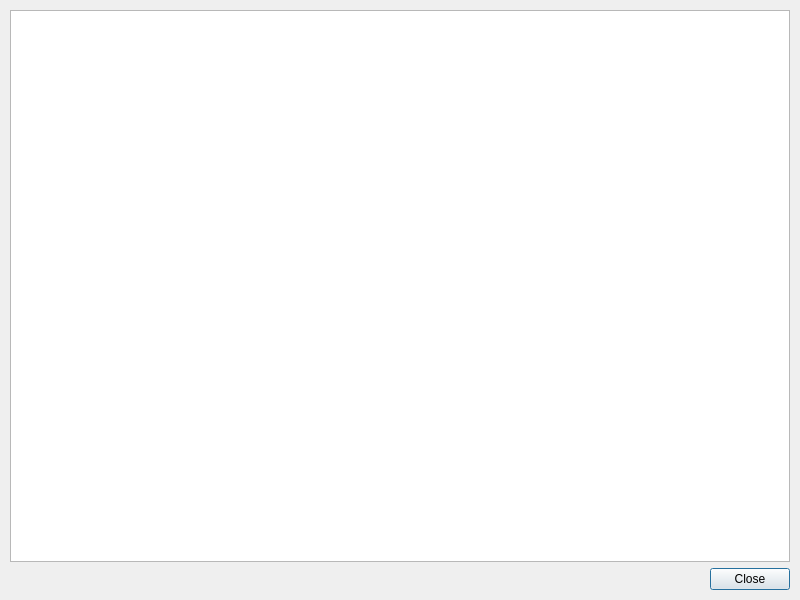
<?xml version="1.0" encoding="UTF-8"?>
<ui version="4.0">
 <class>RuleHelpDialog</class>
 <widget class="QDialog" name="RuleHelpDialog">
  <property name="geometry">
   <rect>
    <x>0</x>
    <y>0</y>
    <width>800</width>
    <height>600</height>
   </rect>
  </property>
  <property name="minimumSize">
   <size>
    <width>800</width>
    <height>600</height>
   </size>
  </property>
  <property name="windowTitle">
   <string>运费计算规则说明</string>
  </property>
  <property name="modal">
   <bool>false</bool>
  </property>
  <layout class="QVBoxLayout" name="verticalLayout">
   <property name="leftMargin">
    <number>10</number>
   </property>
   <property name="topMargin">
    <number>10</number>
   </property>
   <property name="rightMargin">
    <number>10</number>
   </property>
   <property name="bottomMargin">
    <number>10</number>
   </property>
   <item>
    <widget class="QTextBrowser" name="textBrowser">
     <property name="openExternalLinks">
      <bool>true</bool>
     </property>
     <property name="markdown">
      <string/>
     </property>
     <property name="html">
      <string>&lt;!DOCTYPE HTML PUBLIC &quot;-//W3C//DTD HTML 4.0//EN&quot; &quot;http://www.w3.org/TR/REC-html40/strict.dtd&quot;&gt;
&lt;html&gt;&lt;head&gt;&lt;meta name=&quot;qrichtext&quot; content=&quot;1&quot; /&gt;&lt;style type=&quot;text/css&quot;&gt;
p, li { white-space: pre-wrap; }
&lt;/style&gt;&lt;/head&gt;&lt;body style=&quot; font-family:'Microsoft YaHei UI'; font-size:10pt; font-weight:400; font-style:normal;&quot;&gt;
&lt;p style=&quot;-qt-paragraph-type:empty; margin-top:0px; margin-bottom:0px; margin-left:0px; margin-right:0px; -qt-block-indent:0; text-indent:0px;&quot;&gt;&lt;br /&gt;&lt;/p&gt;&lt;/body&gt;&lt;/html&gt;</string>
     </property>
    </widget>
   </item>
   <item>
    <widget class="QDialogButtonBox" name="buttonBox">
     <property name="orientation">
      <enum>Qt::Horizontal</enum>
     </property>
     <property name="standardButtons">
      <set>QDialogButtonBox::Close</set>
     </property>
    </widget>
   </item>
  </layout>
 </widget>
 <resources/>
 <connections>
  <connection>
   <sender>buttonBox</sender>
   <signal>accepted()</signal>
   <receiver>RuleHelpDialog</receiver>
   <slot>accept()</slot>
   <hints>
    <hint type="sourcelabel">
     <x>248</x>
     <y>254</y>
    </hint>
    <hint type="destinationlabel">
     <x>157</x>
     <y>274</y>
    </hint>
   </hints>
  </connection>
  <connection>
   <sender>buttonBox</sender>
   <signal>rejected()</signal>
   <receiver>RuleHelpDialog</receiver>
   <slot>reject()</slot>
   <hints>
    <hint type="sourcelabel">
     <x>316</x>
     <y>260</y>
    </hint>
    <hint type="destinationlabel">
     <x>286</x>
     <y>274</y>
    </hint>
   </hints>
  </connection>
 </connections>
</ui>
